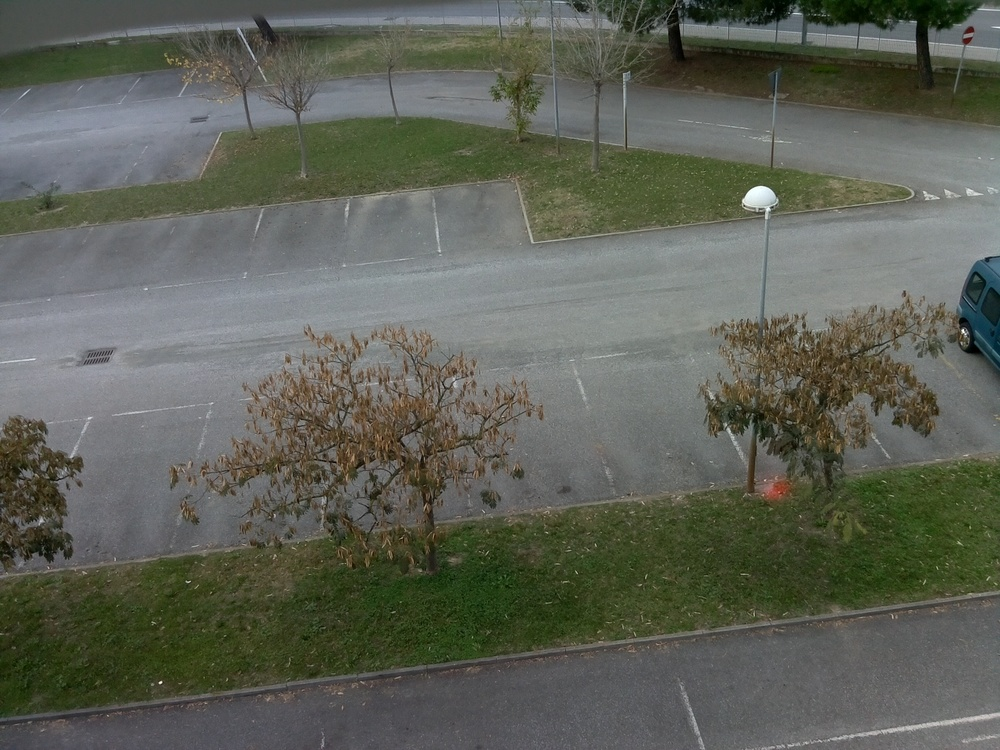
#> input picture Data/parking1/test/2015-11-20_0745.jpg, 1000 x 750 px, given as the content of the folder Data/parking3_split/train/, which was not available
$ python split_images.py
#> lines starting #> are read from the running program, lines starting #| are printed output that depends on the picture; pictures that were not available may be replaced by others from this repository, and a replacement may not be noted
import os
import imageio
import numpy as np
import argparse

def get_imgs(name='parking3_split'):
    """
    Get the images that we want to train on from the train folder. By default, all the images
    that saved using other functions are also stored in the same directory, so we remove them
    from the list of training images.

    The excluded images include
    1.  *_m2det.jpg :- These are the images saved by m2det object detection model with the bounding
        boxes as predicted by m2det.
    2.  *_split_*.jpg :- These are the images that we get after spliting our original image into
        smaller 3x3 images
    3.  *_result.jpg :- These are the images that are saved after processing the labels. So these
        images contain the final bounding boxes that our classifier model will use.

    Arguments:
        name :- The name of the parking_space/folder to use in 'Data/' folder

    Returns:
        imgs :- list of images that we require for training our model
    """
#> called with name = 'parking3_split'
    path = f'Data/{name}/train/'
    temp = os.listdir(path)
    imgs = []

    exclude = ['_m2det', '_split', '_result']
    for img in temp:
        if any(x in img for x in exclude):
            continue
        else:
            imgs.append(path + img)
    return imgs


def split_images(directory='parking3_split', save_path='None'):
    """
    Split the image into an overlapping 3x3 grid according to the following strategy. For the width,
    3 splits are done from 0 to 0.5, 0.25 to 0.75, 0.75 to 1.0 percent and same is done for height.
    Currently, only code with predefined splits has been tested.

    For saving the images the following notation is used {count}_{height}_{width}_split_{image_name}.jpg.
    Here,
    1.  count :- the number of image being split (starts from 1)
    2.  height, width :- In order to save computation at the time of combining these splits the height and
        width which were used to split these images are also stored in the filename. So when combinging thse
        splits we can simply add width and height to the bounding box values and we would get the box
        coordinates for the original unsplit image
    3.  image_name :- The original name of the image

    Arguments:
        directory :- The name of the parking_space/folder to use in 'Data/' folder
        save_path :- the directory where the new split images must be saved, default is the Data/{name}/train
    """
    img_names = get_imgs(directory)
    if save_path is 'None':
        tmp = img_names[0]
        index = len(tmp) - tmp[::-1].find('/')
        save_path = tmp[:index]

    splits_w = [[.0, .5], [.25, .75], [.5, 1.]]
    splits_h = [[.0, .5], [.25, .75], [.5, 1.]]

    for num, image in enumerate(img_names):
        im = imageio.imread(image)
#> im is the input picture: shape (750, 1000, 3); mean R, G, B 94.4, 97.7, 87.1
        h, w = im.shape[:2]
#> h = 750; w = 1000


        name = image.split('/')[-1]
        for i, s_h in enumerate(splits_h):
            for j, s_w in enumerate(splits_w):
                img = im[int(h*s_h[0]):int(h*s_h[1]), int(w*s_w[0]):int(w*s_w[1]), :]
                new_w = int(s_w[0]*w)
                new_h = int(s_h[0]*h)

                save_name = os.path.join(save_path, f'{num}_{new_h}_{new_w}_split_{name}')

                imageio.imwrite(save_name, img)
#> this loop made 3 passes
#> pass 1, in split_images, `imageio.imwrite(save_name, img)`:
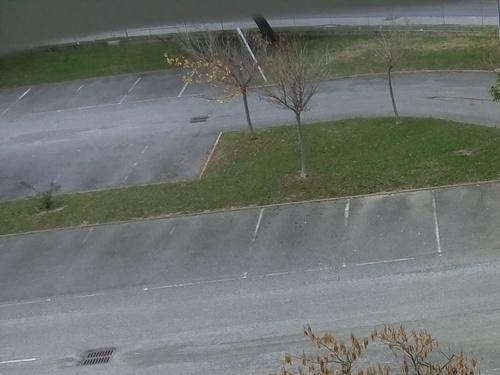
#> saved as 0_0_0_split_2015-11-20_0745.jpg: shape (375, 500, 3); mean R, G, B 110, 114.1, 110.5
#> pass 1, in split_images, `imageio.imwrite(save_name, img)`:
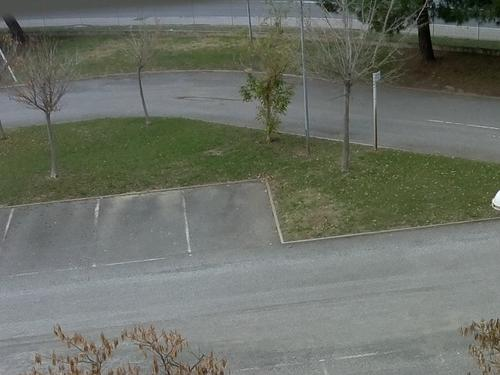
#> saved as 0_0_250_split_2015-11-20_0745.jpg: shape (375, 500, 3); mean R, G, B 107.2, 111.7, 102
#> pass 1, in split_images, `imageio.imwrite(save_name, img)`:
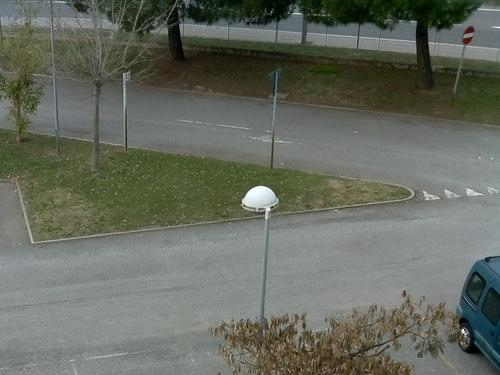
#> saved as 0_0_500_split_2015-11-20_0745.jpg: shape (375, 500, 3); mean R, G, B 102, 106.3, 95.9
#> pass 2, in split_images, `imageio.imwrite(save_name, img)`:
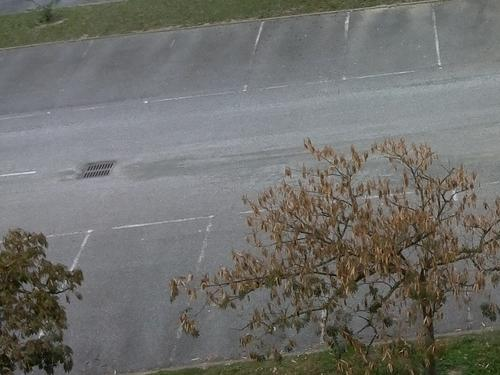
#> saved as 0_187_0_split_2015-11-20_0745.jpg: shape (375, 500, 3); mean R, G, B 111.7, 111.3, 107.6


if __name__ == '__main__':
    parser = argparse.ArgumentParser(description='Split images into a grid of 3x3')
    parser.add_argument('-f', '--directory', type=str, default='parking3_split')
    parser.add_argument('-s', '--save-path', type=str, default='None')
    args = parser.parse_args()

    split_images(args.directory, args.save_path)

$ run again, on Data/parking1/test/2015-11-20_1215.jpg
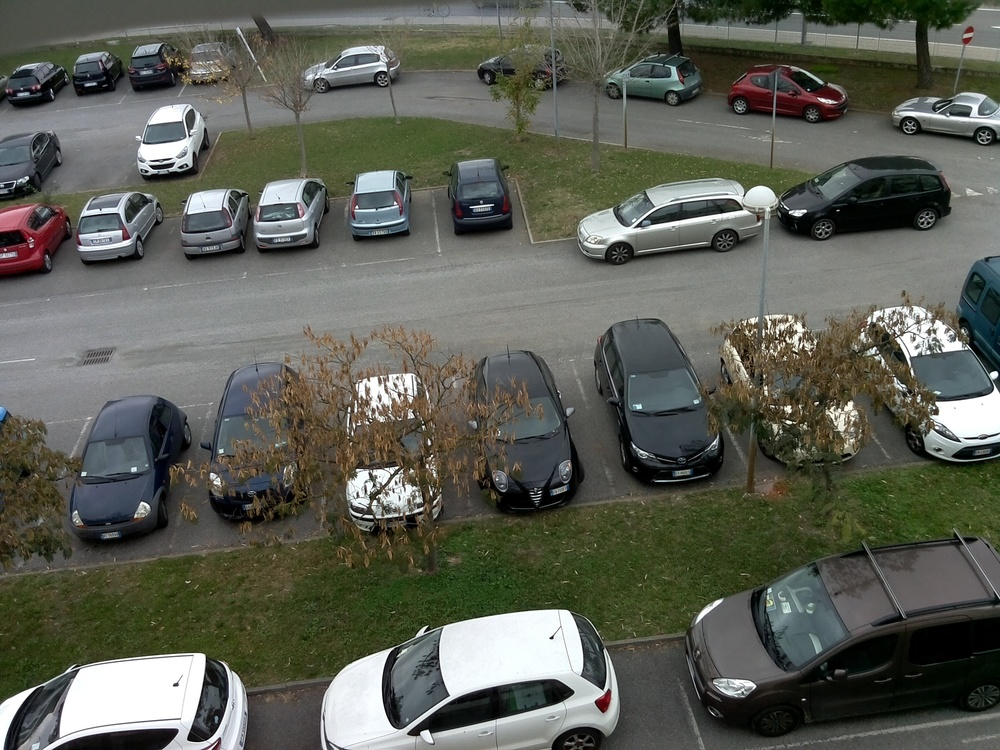
#> input picture Data/parking1/test/2015-11-20_1215.jpg, 1000 x 750 px, given as the content of the folder Data/parking3_split/train/, which was not available
#> in split_images, im is the input picture: shape (750, 1000, 3); mean R, G, B 92.7, 95.1, 85.3
#> the loop in split_images, `for i, s_h in enumerate(splits_h):` made 3 passes
#> pass 1, in split_images, `imageio.imwrite(save_name, img)`:
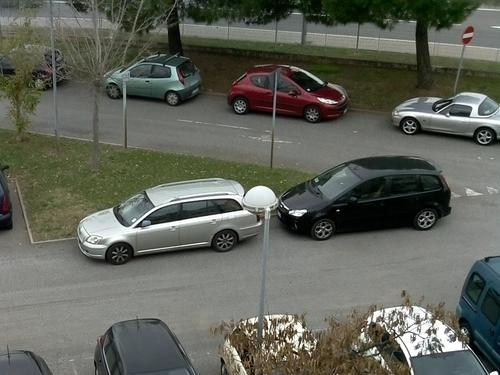
#> saved as 0_0_500_split_2015-11-20_1215.jpg: shape (375, 500, 3); mean R, G, B 95.7, 98.7, 89
#> pass 2, in split_images, `imageio.imwrite(save_name, img)`:
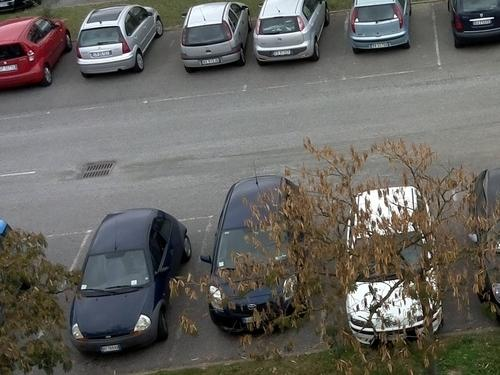
#> saved as 0_187_0_split_2015-11-20_1215.jpg: shape (375, 500, 3); mean R, G, B 102.1, 100.1, 95.4
